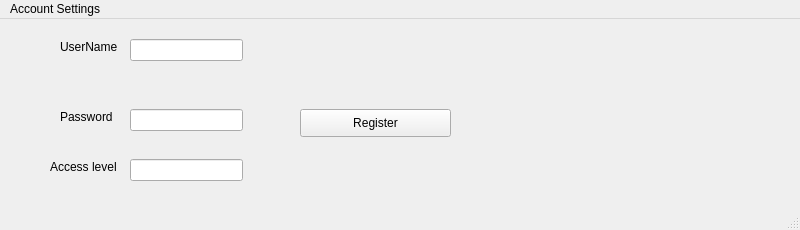
<?xml version="1.0" encoding="UTF-8"?>
<ui version="4.0">
 <class>MainWindow</class>
 <widget class="QMainWindow" name="MainWindow">
  <property name="geometry">
   <rect>
    <x>0</x>
    <y>0</y>
    <width>800</width>
    <height>230</height>
   </rect>
  </property>
  <property name="windowTitle">
   <string>MainWindow</string>
  </property>
  <widget class="QWidget" name="centralwidget">
   <widget class="QLabel" name="label">
    <property name="geometry">
     <rect>
      <x>60</x>
      <y>20</y>
      <width>81</width>
      <height>16</height>
     </rect>
    </property>
    <property name="text">
     <string>UserName</string>
    </property>
   </widget>
   <widget class="QLineEdit" name="lineEdit">
    <property name="geometry">
     <rect>
      <x>130</x>
      <y>20</y>
      <width>113</width>
      <height>22</height>
     </rect>
    </property>
   </widget>
   <widget class="QLabel" name="label_2">
    <property name="geometry">
     <rect>
      <x>60</x>
      <y>90</y>
      <width>81</width>
      <height>16</height>
     </rect>
    </property>
    <property name="text">
     <string>Password</string>
    </property>
   </widget>
   <widget class="QLineEdit" name="lineEdit_2">
    <property name="geometry">
     <rect>
      <x>130</x>
      <y>90</y>
      <width>113</width>
      <height>22</height>
     </rect>
    </property>
    <property name="text">
     <string/>
    </property>
   </widget>
   <widget class="QPushButton" name="pushButton_3">
    <property name="geometry">
     <rect>
      <x>300</x>
      <y>90</y>
      <width>151</width>
      <height>28</height>
     </rect>
    </property>
    <property name="text">
     <string>Register</string>
    </property>
   </widget>
   <widget class="QLabel" name="label_3">
    <property name="geometry">
     <rect>
      <x>50</x>
      <y>140</y>
      <width>81</width>
      <height>16</height>
     </rect>
    </property>
    <property name="text">
     <string>Access level</string>
    </property>
   </widget>
   <widget class="QLineEdit" name="lineEdit_3">
    <property name="geometry">
     <rect>
      <x>130</x>
      <y>140</y>
      <width>113</width>
      <height>22</height>
     </rect>
    </property>
    <property name="text">
     <string/>
    </property>
   </widget>
  </widget>
  <widget class="QMenuBar" name="menubar">
   <property name="geometry">
    <rect>
     <x>0</x>
     <y>0</y>
     <width>800</width>
     <height>29</height>
    </rect>
   </property>
   <widget class="QMenu" name="menuAccount_Settings">
    <property name="title">
     <string>Account Settings</string>
    </property>
   </widget>
   <addaction name="menuAccount_Settings"/>
  </widget>
  <widget class="QStatusBar" name="statusbar"/>
 </widget>
 <resources/>
 <connections/>
</ui>
